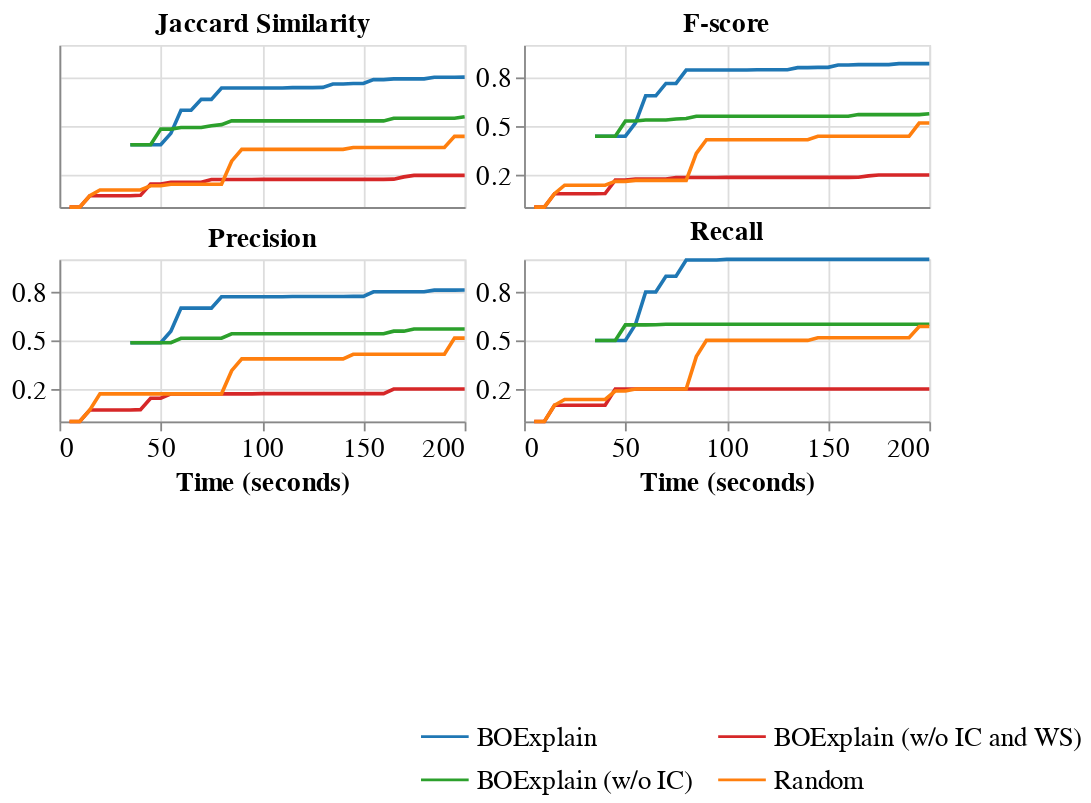

The code cell stored with this chart in its notebook:
### Code cell
from json import loads
import altair as alt
import numpy as np
experiments = {}

fo = open("results/house.json", "r")
for i, line in enumerate(fo.readlines()):
    experiments[i] = loads(line)
fo.close()

import re
df = pd.DataFrame({}, columns=["Algorithm", "Time (seconds)", "Precision", "Recall", "F-score", "Jaccard"])
for i in range(len(experiments)):
    df_new = pd.DataFrame.from_dict({"Algorithm": experiments[i]["cat_enc"],
#                         "Iteration": tuple(range(experiments[i]["n_trials"])),
                        "Time (seconds)": tuple(range(5, experiments[i]["runtime"]+5, 5)),
                        "Precision": experiments[i]["precision_time_array"],
                        "Recall": experiments[i]["recall_time_array"],
                        "F-score": experiments[i]["f_score_time_array"],
                        "Jaccard": experiments[i]["jaccard_time_array"]
                        }, orient='index').T
    df = df.append(df_new)

df = df.set_index(['Algorithm', "Time (seconds)"]).apply(pd.Series.explode).reset_index()
df = df.set_index(['Algorithm']).apply(pd.Series.explode).reset_index()
df["Algorithm"] = df["Algorithm"].replace({"categorical_warm_start": "BOExplain (w/o IC)", 
                 "categorical": "BOExplain (w/o IC and WS)",
                "individual_contribution_warm_start_top1": "BOExplain",
                np.nan: "Random"})

num_cols = f"{len(experiments[0]['num_cols'])} numerical columns: "
for i, col in enumerate(experiments[0]["num_cols"]):
    num_cols += f"{col} (range {experiments[0]['num_cols_range'][i][0]} to {experiments[0]['num_cols_range'][i][1]}), "
cat_cols = f"{experiments[0]['cat_cols']} categorical columns: "
for i, col in enumerate(experiments[0]["cat_cols"]):
    cat_cols += f"{col} ({experiments[0]['cat_cols_n_uniq'][i]} unique values), "

out_str = f"Experiment: {experiments[0]['name']}. Completed {experiments[0]['n_trials']} iterations for {experiments[0]['runs']} runs. Search space includes "

if len(experiments[0]['num_cols']) > 0:
    out_str += num_cols
    if len(experiments[0]['cat_cols']) > 0:
        out_str += "and "

if len(experiments[0]['cat_cols']) > 0:
    out_str += cat_cols

out_str = f"{out_str[:-2]}."

out_lst = [line.strip() for line in re.findall(r'.{1,140}(?:\s+|$)', out_str)]
# df = pd.melt(df, id_vars=["Algorithm", "Iteration"], value_vars=["Precision", "Recall", "F1_score", "Jaccard"], value_name="Metric")
# altair
domain = ["BOExplain", "BOExplain (w/o IC)", "BOExplain (w/o IC and WS)", "Random"]
range_ = ["#1f77b4", "#2ca02c", "#d62728", "#ff7f0e"]
metric = "Metric"
f1_score = alt.Chart(df).mark_line().encode(
    x=alt.X('Time (seconds)', axis=alt.Axis(labels=False, title=None, tickSize=0)),
    y=alt.Y(f'mean(F-score)', scale=alt.Scale(domain=[0, 1]), axis=alt.Axis(values=[0.2, 0.5, 0.8]), title=None),
    color=alt.Color("Algorithm", scale=alt.Scale(domain=domain, range=range_))
).properties(
    title="F-score",
    width=225,
    height=90
)
jaccard = alt.Chart(df).mark_line().encode(
    x=alt.X('Time (seconds)', axis=alt.Axis(labels=False, title=None, tickSize=0)),
    y=alt.Y(f'mean(Jaccard)', scale=alt.Scale(domain=[0, 1]), axis=alt.Axis(values=[0.2, 0.5, 0.8], labels=False, title=None,  tickSize=0), title=None),
    color=alt.Color("Algorithm", scale=alt.Scale(domain=domain, range=range_))
).properties(
    title="Jaccard Similarity",
    width=225,
    height=90
)
prec = alt.Chart(df).mark_line().encode(
    x='Time (seconds)',
    y=alt.Y(f'mean(Precision)', scale=alt.Scale(domain=[0, 1]), axis=alt.Axis(values=[0.2, 0.5, 0.8]), title=None),
    color=alt.Color("Algorithm", scale=alt.Scale(domain=domain, range=range_))
).properties(
    title="Precision",
    width=225,
    height=90
)
recall = alt.Chart(df).mark_line().encode(
    x='Time (seconds)',
    y=alt.Y(f'mean(Recall)', scale=alt.Scale(domain=[0, 1]), axis=alt.Axis(values=[0.2, 0.5, 0.8]), title=None),
    color=alt.Color("Algorithm", scale=alt.Scale(domain=domain, range=range_))
).properties(
    title="Recall",
    width=225,
    height=90
)
first = alt.hconcat(jaccard, f1_score, spacing=0)
second = alt.hconcat(prec, recall, spacing=0)
alt.vconcat(first, second, spacing=0).resolve_scale(x='shared', y='shared').configure_legend(
    title=None,
    orient='none',
    legendX=200,
    legendY=370,
    labelFontSize=15,
    symbolSize=700,
    columns=2,
    labelLimit=275,
).configure_axis(
    labelFontSize=15,
    titleFontSize=15
).configure_title(
    fontSize=15
)

### Figure 1 — Vega-Lite specification as saved in the notebook (floating-point values rounded to 4 significant figures; data arrays with more than 128 entries replaced by an {"elided": "..."} marker saying what was removed)
{"config": {"view": {"continuousWidth": 400, "continuousHeight": 300}, "axis": {"labelFontSize": 15, "titleFontSize": 15}, "legend": {"columns": 2, "labelFontSize": 15, "labelLimit": 275, "legendX": 200, "legendY": 370, "orient": "none", "symbolSize": 700, "title": null}, "title": {"fontSize": 15}}, "vconcat": [{"hconcat": [{"mark": "line", "encoding": {"color": {"type": "nominal", "field": "Algorithm", "scale": {"domain": ["BOExplain", "BOExplain (w/o IC)", "BOExplain (w/o IC and WS)", "Random"], "range": ["#1f77b4", "#2ca02c", "#d62728", "#ff7f0e"]}}, "x": {"type": "quantitative", "axis": {"labels": false, "tickSize": 0, "title": null}, "field": "Time (seconds)"}, "y": {"type": "quantitative", "aggregate": "mean", "axis": {"labels": false, "tickSize": 0, "title": null, "values": [0.2, 0.5, 0.8]}, "field": "Jaccard", "scale": {"domain": [0, 1]}, "title": null}}, "height": 90, "title": "Jaccard Similarity", "width": 225}, {"mark": "line", "encoding": {"color": {"type": "nominal", "field": "Algorithm", "scale": {"domain": ["BOExplain", "BOExplain (w/o IC)", "BOExplain (w/o IC and WS)", "Random"], "range": ["#1f77b4", "#2ca02c", "#d62728", "#ff7f0e"]}}, "x": {"type": "quantitative", "axis": {"labels": false, "tickSize": 0, "title": null}, "field": "Time (seconds)"}, "y": {"type": "quantitative", "aggregate": "mean", "axis": {"values": [0.2, 0.5, 0.8]}, "field": "F-score", "scale": {"domain": [0, 1]}, "title": null}}, "height": 90, "title": "F-score", "width": 225}], "spacing": 0}, {"hconcat": [{"mark": "line", "encoding": {"color": {"type": "nominal", "field": "Algorithm", "scale": {"domain": ["BOExplain", "BOExplain (w/o IC)", "BOExplain (w/o IC and WS)", "Random"], "range": ["#1f77b4", "#2ca02c", "#d62728", "#ff7f0e"]}}, "x": {"type": "quantitative", "field": "Time (seconds)"}, "y": {"type": "quantitative", "aggregate": "mean", "axis": {"values": [0.2, 0.5, 0.8]}, "field": "Precision", "scale": {"domain": [0, 1]}, "title": null}}, "height": 90, "title": "Precision", "width": 225}, {"mark": "line", "encoding": {"color": {"type": "nominal", "field": "Algorithm", "scale": {"domain": ["BOExplain", "BOExplain (w/o IC)", "BOExplain (w/o IC and WS)", "Random"], "range": ["#1f77b4", "#2ca02c", "#d62728", "#ff7f0e"]}}, "x": {"type": "quantitative", "field": "Time (seconds)"}, "y": {"type": "quantitative", "aggregate": "mean", "axis": {"values": [0.2, 0.5, 0.8]}, "field": "Recall", "scale": {"domain": [0, 1]}, "title": null}}, "height": 90, "title": "Recall", "width": 225}], "spacing": 0}], "data": {"name": "data-a7fbad205ca019b934ec6df630fdd25b"}, "resolve": {"scale": {"x": "shared", "y": "shared"}}, "spacing": 0, "$schema": "https://vega.github.io/schema/vega-lite/v4.8.1.json", "datasets": {"data-a7fbad205ca019b934ec6df630fdd25b": {"elided": "1600 records"}}}
